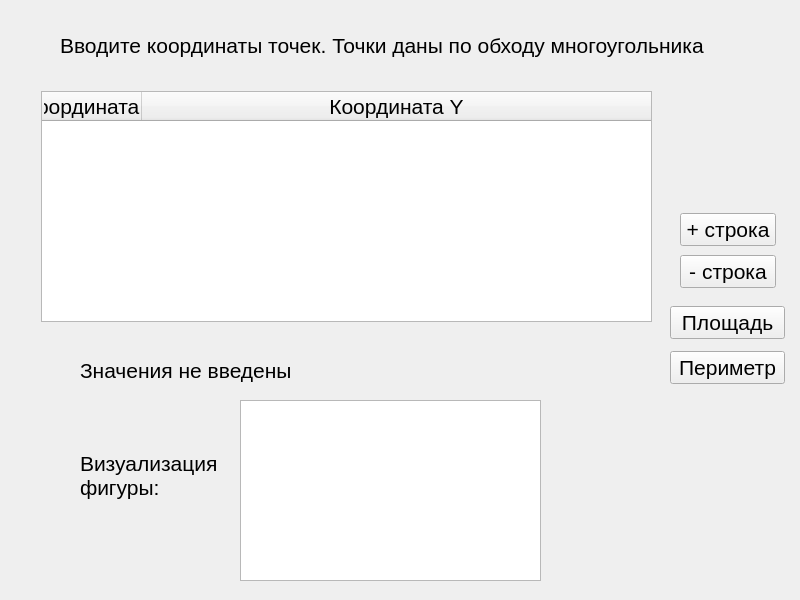
<?xml version="1.0" encoding="UTF-8"?>
<ui version="4.0">
 <class>Widget</class>
 <widget class="QWidget" name="Widget">
  <property name="geometry">
   <rect>
    <x>0</x>
    <y>0</y>
    <width>800</width>
    <height>600</height>
   </rect>
  </property>
  <property name="font">
   <font>
    <pointsize>16</pointsize>
   </font>
  </property>
  <property name="windowTitle">
   <string>Widget</string>
  </property>
  <widget class="QLabel" name="label">
   <property name="geometry">
    <rect>
     <x>60</x>
     <y>30</y>
     <width>701</width>
     <height>31</height>
    </rect>
   </property>
   <property name="text">
    <string>Вводите координаты точек. Точки даны по обходу многоугольника</string>
   </property>
  </widget>
  <widget class="QWidget" name="layoutWidget">
   <property name="geometry">
    <rect>
     <x>680</x>
     <y>210</y>
     <width>96</width>
     <height>81</height>
    </rect>
   </property>
   <layout class="QVBoxLayout" name="verticalLayout">
    <item>
     <widget class="QPushButton" name="plusRowButton">
      <property name="text">
       <string>+ строка</string>
      </property>
     </widget>
    </item>
    <item>
     <widget class="QPushButton" name="minusRowButton">
      <property name="text">
       <string>- строка</string>
      </property>
     </widget>
    </item>
   </layout>
  </widget>
  <widget class="QWidget" name="layoutWidget">
   <property name="geometry">
    <rect>
     <x>670</x>
     <y>300</y>
     <width>115</width>
     <height>91</height>
    </rect>
   </property>
   <layout class="QVBoxLayout" name="verticalLayout_2">
    <item>
     <widget class="QPushButton" name="calculateSButton">
      <property name="text">
       <string>Площадь</string>
      </property>
     </widget>
    </item>
    <item>
     <widget class="QPushButton" name="calculatePButton">
      <property name="text">
       <string>Периметр</string>
      </property>
     </widget>
    </item>
   </layout>
  </widget>
  <widget class="QTableWidget" name="tableWidget">
   <property name="geometry">
    <rect>
     <x>41</x>
     <y>91</y>
     <width>611</width>
     <height>231</height>
    </rect>
   </property>
   <property name="font">
    <font>
     <pointsize>16</pointsize>
    </font>
   </property>
   <attribute name="horizontalHeaderStretchLastSection">
    <bool>true</bool>
   </attribute>
   <column>
    <property name="text">
     <string>Координата X</string>
    </property>
   </column>
   <column>
    <property name="text">
     <string>Координата Y</string>
    </property>
   </column>
  </widget>
  <widget class="QGraphicsView" name="graphicsView">
   <property name="geometry">
    <rect>
     <x>240</x>
     <y>400</y>
     <width>301</width>
     <height>181</height>
    </rect>
   </property>
   <property name="sizeAdjustPolicy">
    <enum>QAbstractScrollArea::AdjustToContents</enum>
   </property>
   <property name="alignment">
    <set>Qt::AlignLeading|Qt::AlignLeft|Qt::AlignTop</set>
   </property>
   <property name="transformationAnchor">
    <enum>QGraphicsView::NoAnchor</enum>
   </property>
   <property name="resizeAnchor">
    <enum>QGraphicsView::NoAnchor</enum>
   </property>
   <property name="viewportUpdateMode">
    <enum>QGraphicsView::FullViewportUpdate</enum>
   </property>
  </widget>
  <widget class="QLabel" name="answer">
   <property name="geometry">
    <rect>
     <x>80</x>
     <y>350</y>
     <width>451</width>
     <height>41</height>
    </rect>
   </property>
   <property name="text">
    <string>Значения не введены</string>
   </property>
  </widget>
  <widget class="QLabel" name="label_2">
   <property name="geometry">
    <rect>
     <x>80</x>
     <y>420</y>
     <width>141</width>
     <height>111</height>
    </rect>
   </property>
   <property name="text">
    <string>Визуализация фигуры:</string>
   </property>
   <property name="wordWrap">
    <bool>true</bool>
   </property>
  </widget>
 </widget>
 <resources/>
 <connections/>
</ui>
